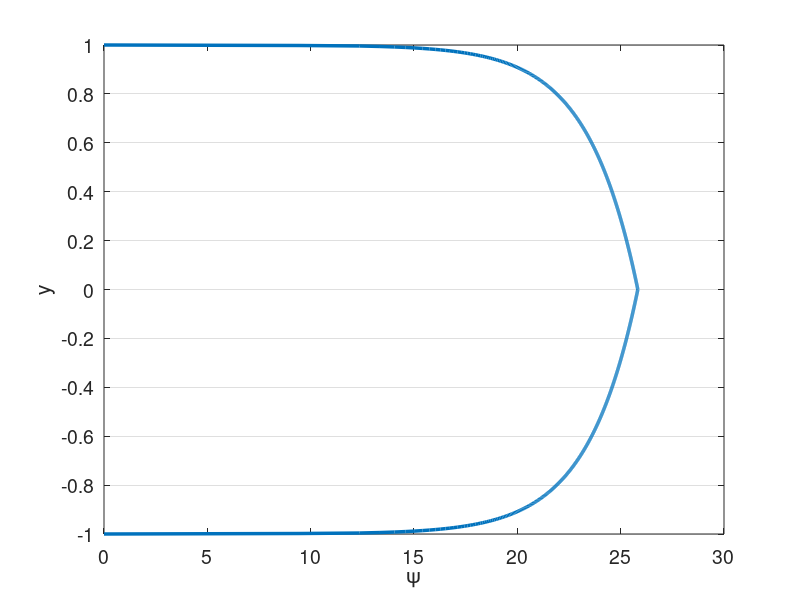

Source code (MATLAB): (Note: this script raises an error after producing the figure.)
% clc
clear all
close all


set(0,'DefaultAxesFontSize',14)
set(0,'defaultLineLineWidth',2.5)
% set(0,'DefaultFigureWindowStyle','docked')


linestyles = {'k-','b-','r-','g-','c-','m-','k--','b--','r--','g--','c--','m--','k-.','b-.','r-.','g-.','c-.','m-.','k:','b:','r:','g:','c:','m:'};
pointstyles = {'ko','bo','ro','go','co','mo','k^','b^','r^','g^','c^','m^','ks','bs','rs','gs','cs','ms','k*','b*','r*','g*','c*','m*','k+','b+','r+','g+','c+','m+'};
%%

%%%%%%%%%%%%%%%%%%%%%%%%%%%%%%%%%%%%%%%%%%%%%%%%%%%%%%%%%%%%%%%%%%
% Navier-Stokes Solver Demo (2D Channel)
%%%%%%%%%%%%%%%%%%%%%%%%%%%%%%%%%%%%%%%%%%%%%%%%%%%%%%%%%%%%%%%%%%

format compact;
format short; 
mu = 1/100000; %1/395; 1/6874;
rho = 1;
Re = rho/mu; 
dpdx = 1;
k_bc_val = 0;
omg_bc_val = 0;

%N=16; E=5; N1=N+1; nL=N1*N1*E;  % 16th order
N=4; % polynomial order  
Ex=1; % Number of elements in x
Ey=10; % Number of elements in y
Tfinal=300; 
CFL=20;
u_ic = Re;
pert = 0.0;
f_ic = @(x,y) 3/2*(1-y.^2);
% f_ic = @(x,y) 20*(1-y.^8);

rans_on = 1;
exp_mesh = 0;

soln_dir = "re10000";
plot_soln = 1;
save_soln = 0;
plot_int = 100;
save_soln_int = 1000;
restart = 0;
rst_step = 45000;

%% Enrichment information
en_on = 0;
N_en_y = 1; 
en_mag = 10;
% psi = {@(x,y) en_mag*(0.5*(1 - y.^2) + 0.*x), @(x,y) 0.*y + 0.*x};
% gpsi = {@(x,y) 0.*y + 0.*x, @(x,y) en_mag*(-1.*y + 0.*x), ...
%         @(x,y) 0.*y + 0.*x, @(x,y) 0.*y + 0.*x};
% hpsi = {@(x,y) 0.*y + 0.*x, @(x,y) en_mag*(-1 - 0.*y + 0.*x), ...
%         @(x,y) 0.*y + 0.*x, @(x,y) 0.*y + 0.*x};
    
% psi = {@(x,y) (0.5*(1 - y.^4) + 0.*x), @(x,y) 0.*y + 0.*x};
% gpsi = {@(x,y) 0.*y + 0.*x, @(x,y) (-2.*y.^3 + 0.*x), ...
%         @(x,y) 0.*y + 0.*x, @(x,y) 0.*y + 0.*x};
% hpsi = {@(x,y) 0.*y + 0.*x, @(x,y) (-6.*y.^2 + 0.*x), ...
%         @(x,y) 0.*y + 0.*x, @(x,y) 0.*y + 0.*x};
%    

    
% Law of the wall
u_tau = sqrt(0.316./(Re.^0.25)/8);
Re_t = u_tau/mu; %Re;
% u_tau = 1;
nu = 1/Re_t;
kap = 0.41;
beta = 5.2;
dypdy = u_tau/nu;
ypb = 11.062299784340414;
yp = @(y) (1-abs(y))*Re_t;
lotw = @(yp) (yp <= ypb).*yp + (yp > ypb).*(1./kap.*log(yp+eps)+beta);
psi = {@(x,y) (yp(y) <= ypb).*yp(y) + (yp(y) > ypb).*(1./kap.*log(yp(y)+eps)+beta) + 0.*x, @(x,y) 0.*y + 0.*x};
gpsi = {@(x,y) 0.*y + 0.*x,  @(x,y) ((yp(y) <= ypb).*1 + (yp(y) > ypb).*1/(kap*(yp(y)+eps)))*dypdy + 0.*x,...
        @(x,y) 0.*y + 0.*x, @(x,y) 0.*y + 0.*x};
hpsi = {@(x,y) 0.*y + 0.*x,  @(x,y) ((yp(y) <= ypb).*0 + (yp(y) > ypb).*-1./(kap*(yp(y)+eps).^2))*dypdy*dypdy + 0.*x,...
        @(x,y) 0.*y + 0.*x, @(x,y) 0.*y + 0.*x};
    

%% Plot psi
figure(5)
ys_plot = linspace(-1,1,1000);
plot(psi{1}(0,ys_plot),ys_plot)
xlabel('\psi')
ylabel('y')
set(gca, 'YGrid', 'on', 'XGrid', 'off')
yticks(linspace(-1,1,Ey+1));

psi_p = psi{1}(0,N_en_y*2/Ey-1);
dypsi_p1 = gpsi{2}(0,N_en_y*2/Ey-1);
dypsi_p2 = gpsi{2}(0,1-N_en_y*2/Ey);

%% Begin Solve
E=Ex*Ey; % Total number of elements
N1=N+1;
disp("Generating Matrices")
Q=makeq(Ex,Ey,N); % Global continuity
R=maker(Q,Ex,N); % Restriction matrix, applies Dirichlet conditions
[X,Y]=make_geom_channel(Ex,Ey,N);      % Geometry in local form
if exp_mesh
    [X,Y]=make_geom_channel_exp(Ex,Ey,N);      % Geometry in local form
end
en_b_nodes = get_en_bound_nodes(Ex,Ey,N,N_en_y);
dom_vol = (max(max(max(X)))-min(min(min(X))))*(max(max(max(Y)))-min(min(min(Y))));

Ys = zeros(Ey*length(Y(1,:,1)),1);
for i = 1:Ey
    Ys((i-1)*(N+1)+1:(i)*(N+1)) = Y(1,:,(i-1)*Ex+1);
end
        
[G,J,ML,RX]=make_coef(X,Y);
[Ah,Bh,Ch,Dh,z,w]=semhat(N);
[Gs, Gs_x, Gs_y] =  face_mats(X,Y,E,N);
Gs_c = R*Q'*apply_en_cont(Gs,en_b_nodes,psi_p);
Gsb = R*Q'*Gs*Q*R';


[n,nb]=size(R); 
nL=N1*N1*E;

Ab=spalloc(nL,nL,nL*N);    %  Generate Abar
for j=1:nL
    x=zeros(nL,1); 
    x(j)=1; 
    Ab(:,j)=abar_c(x,Dh,G,Q);  % assembled Neumann Operator
end
A_c=R*Q'*apply_en_cont(Ab,en_b_nodes,psi_p);
S_check=full(Ab);
Ab = Q'*Ab*Q;
A=R*Ab*R'; % Full stiffness matrix
Bb=reshape(ML,nL,1); % Form Mass matrix
Bb=diag(Bb); 
Bb=sparse(Bb); 
Ma=R*Q'*Bb*Q*R'; % Assembling mass matrix  % Full mass matrix
M_c = R*Q'*apply_en_cont(Bb,en_b_nodes,psi_p);


%% Form matrices for rans

[L_x,L_y,J_x,J_y] = dir_jac(E,X,Y);
w2d = w*w';
w1d = reshape(w2d,[N1*N1,1])';
[dphi_dxi, dphi_deta, dphi_dx, dphi_dy, dpdx_dpdx, dpdy_dpdy, dpdx_dpdy, ...
        dpdx_dpdx_flat, dpdy_dpdy_flat, dpdx_dpdy_flat] ...
    = get_phi_grads(N1,Dh,E,J_x,J_y);
dphi_dx_flat = reshape(dphi_dx,N1*N1,N1*N1,E);
dphi_dy_flat = reshape(dphi_dy,N1*N1,N1*N1,E);

w2d_e = zeros(N+1,N+1,E);
for ie = 1:E
    w2d_e(:,:,ie) = w2d*L_x(ie)/2*L_y(ie)/2;
end

% myA = zeros(N1*N1*E);
% for ie=1:E
%     for i=1:N1*N1
%         for j=1:N1*N1
%             myA((ie-1)*N1*N1+i,(ie-1)*N1*N1+j) = ... 
%                 sum(J(:,:,ie).*w2d.*dpdx_dpdx(:,:,i,j,ie) ...
%                + J(:,:,ie).*w2d.*dpdy_dpdy(:,:,i,j,ie),'All');           
%         end
%     end    
% end

A_x = form_Ax(N1,E,w2d,J_x,J,dpdx_dpdx,ones(size(J)));
A_y = form_Ay(N1,E,w2d,J_y,J,dpdy_dpdy,ones(size(J)));
A_xy = form_Axy(N1,E,w2d,J_x,J_y,J,dpdx_dpdy,ones(size(J)));


SS = zeros(N1,N1,E,2,2);
OS = zeros(N1,N1,E,2,2);
dudx = zeros(N1,N1,E);
dudy = zeros(N1,N1,E);
dvdx = zeros(N1,N1,E);
dvdy = zeros(N1,N1,E);
dkdx = zeros(N1,N1,E);
dkdy = zeros(N1,N1,E);
domgdx = zeros(N1,N1,E);
domgdy = zeros(N1,N1,E);

%%
M_check=full(Bb);

Ma_uv_check = zeros(2*nL);
Ma_uv_check(1:nL,1:nL) = M_check;
Ma_uv_check(nL+1:2*nL,nL+1:2*nL) = M_check;
A_uv_check = zeros(2*nL);
A_uv_check(1:nL,1:nL) = S_check;
A_uv_check(nL+1:2*nL,nL+1:2*nL) = S_check;

M_q = full(Ma);
S_q = full(A);


%%
% Assemble overall system matrices
nn = length(Ma); % number of nodes in the domain
Ma_uv = zeros(2*nn);
Ma_uv(1:nn,1:nn) = Ma;
Ma_uv(nn+1:2*nn,nn+1:2*nn) = Ma;
Ma_uv = sparse(Ma_uv);
A_uv = zeros(2*nn);
A_uv(1:nn,1:nn) = A;
A_uv(nn+1:2*nn,nn+1:2*nn) = A;
A_uv = sparse(A_uv);
ML_uv = zeros(2*(N+1),2*(N+1),E);
ML_uv(1:N+1,1:N+1,1:E) = ML;
ML_uv(N+2:2*(N+1),N+2:2*(N+1),1:E) = ML;
G_uv = zeros(2*nn);
G_uv(1:nn,1:nn) = Gsb;
G_uv(nn+1:2*nn,nn+1:2*nn) = Gsb;
G_uv = sparse(G_uv);



%% Assemble enrichment matrices
psi_xy{1} = psi{1}(X,Y);
psi_xy{2} = psi{2}(X,Y);
if en_on
    disp("Computing enrichment")
    [Mp,Sp,T1,T2,T1_alt,T1_alt2,Mp_alt,Sp_alt,z_en,w_en] = enrich_mats(X,Y,E,N,psi,gpsi,hpsi,J);
    nb = N1*N1;
    
    [L_x_e,L_y_e,Jac_e,gpsi_e,Jac_e_flat,gpsi_e_flat] =  precomp_en(X,Y,E,N,psi,gpsi,hpsi);  
        
    for is=1:2
        Mp_all{is} = zeros(nb*E,nb*E);
        Sp_all{is} = zeros(nb*E,nb*E);
        T1_all{is} = zeros(N+1,N+1,E);
        T2_all{is} = zeros(N+1,N+1,E);
        T1_alt_all{is} = zeros(N+1,N+1,E);
        T1_alt2_all{is} = zeros(N+1,N+1,E);
        Mp_alt_all{is} = zeros(nb*E,nb*E);
        Sp_alt_all{is} = zeros(nb*E,nb*E);
        
        T1_rs{is} = reshape(T1{is},[N+1,N+1,E]);
        T2_rs{is} = reshape(T2{is},[N+1,N+1,E]);
        T1_alt_rs{is} = reshape(T1_alt{is},[N+1,N+1,E]);
        T1_alt2_rs{is} = reshape(T1_alt2{is},[N+1,N+1,E]);
        
        % TODO: Assemble differently for different elements
        for iy = 1:Ey
            for ix = 1:Ex
                i = (iy-1)*Ex+ix;
                if ((iy <= N_en_y) || (iy > Ey-N_en_y))
                    Mp_all{is}((i-1)*nb+1:i*nb,(i-1)*nb+1:i*nb) = Mp{is}(:,:,i);
                    Sp_all{is}((i-1)*nb+1:i*nb,(i-1)*nb+1:i*nb) = Sp{is}(:,:,i);
                    T1_all{is}(:,:,i) = T1_rs{is}(:,:,i); 
                    T2_all{is}(:,:,i) = T2_rs{is}(:,:,i);
                    T1_alt_all{is}(:,:,i) = T1_alt_rs{is}(:,:,i); 
                    T1_alt2_all{is}(:,:,i) = T1_alt2_rs{is}(:,:,i); 
                end                
            end
        end
        %%
        if is == 1
            Mp_check_1 = full(Mp_all{is});
            Sp_check_1 = full(Sp_all{is});
            T1_check_1 = full(T1_all{is});
            T2_check_1 = full(T2_all{is});
            Mp_check_2 = zeros(size(Mp_all{is}));
            Sp_check_2 = zeros(size(Mp_all{is}));
            T1_check_2 = zeros(size(Mp_all{is}));
            T2_check_2 = zeros(size(Mp_all{is}));
        elseif is == 2
            Mp_check_2 = full(Mp_all{is});
            Sp_check_2 = full(Sp_all{is});
            T1_check_2 = full(T1_all{is});
            T2_check_2 = full(T2_all{is});
        end
        %%
        Mp_all{is} = sparse(Mp_all{is});        
        Mp_all_c{is} = R*Q'*apply_en_cont(Mp_all{is},en_b_nodes,psi_p);
        Mp_all{is} = R*Q'*Mp_all{is}*Q*R';
        Sp_all{is} = sparse(Sp_all{is});
        Sp_all_c{is} = R*Q'*apply_en_cont(Sp_all{is},en_b_nodes,psi_p);
        Sp_all_Q{is} = Q'*Sp_all{is}*Q;
        Sp_all{is} = R*Q'*Sp_all{is}*Q*R';
        
        Mp_alt_all{is} = sparse(Mp_alt_all{is});        
        Mp_alt_all_c{is} = R*Q'*apply_en_cont(Mp_alt_all{is},en_b_nodes,psi_p);
        Mp_alt_all{is} = R*Q'*Mp_alt_all{is}*Q*R';   
    end
    
    Mp_uv = zeros(2*nn);
    Sp_uv = zeros(2*nn);
    Mp_uv(1:nn,1:nn) = Mp_all{1};
    Mp_uv(1:nn,nn+1:2*nn) = Mp_all{2};
    Sp_uv(1:nn,1:nn) = Sp_all{1};
    Sp_uv(nn+1:2*nn,nn+1:2*nn) = Sp_all{1};
    
    %%
    Mp_uv_check = zeros(2*nL);
    Mp_uv_check(1:nL,1:nL) = Mp_check_1;
    Mp_uv_check(1:nL,nL+1:2*nL) = Mp_check_2;
    Sp_uv_check(1:nL,1:nL) = Sp_check_1;
    Sp_uv_check(nL+1:2*nL,nL+1:2*nL) = Sp_check_1;
    Mp_q_1 = full(Mp_all{1});
    Sp_q_1 = full(Sp_all{1});
    
    Mp_q_2 = full(Mp_all{2});
    Sp_q_2 = full(Sp_all{2});
    %%

    Mp_uv = sparse(Mp_uv);
    Sp_uv = sparse(Sp_uv);   
end

%%

dxmin=pi*(z(N1)-z(N))/(2*Ex); % Get min dx for CFL constraint
dt=CFL*dxmin/u_ic; 

dt = 1e-3;
nstep=ceil(Tfinal/dt); 
dt=Tfinal/nstep; 
% Print information
nstep
dt
yp1 = (1+Y(1,2))*Re

disp("Computing inverse")
Ai=pinv(full(Ab)); 

disp("Setting Initial Conditions")
% Initial conditions
u=u_ic*ones(size(ML)); 
v=0*ML;
k=k_bc_val*ones(size(ML));
omg=omg_bc_val*ones(size(ML));

for e = 1:E
    for i = 1:N+1
        for j = 1:N+1
            u(i,j,e) = f_ic(X(i,j,e),Y(i,j,e))+pert*rand()*u_ic;
            v(i,j,e) = v(i,j,e)+pert*rand()*u_ic;
            if en_on
                if ((e <= Ex*N_en_y) || (e > (Ey-N_en_y)*Ex))
                    u(i,j,e) = u(i,j,e) - psi{1}(X(i,j,e),Y(i,j,e));
                    v(i,j,e) = v(i,j,e) - psi{2}(X(i,j,e),Y(i,j,e));
                end
            end
        end
    end
end

darcy = 0.316./(Re.^0.25);
u_tau = sqrt(darcy/8);
% u_tau = 1;
% u_tau = sqrt(0.316./(Re.^0.25)/8);
Yp = max((1-abs(Y))*u_tau*Re,1e-3)+eps;
sigma = 0.6;
fact = exp((-(log10(Yp)-1).^2)./(2*sigma.^2));
k = k_bc_val + 4.5*u_tau*u_tau*fact;

eps_s = 3;
omg_bc_val = 0; %40000*u_tau.^2/(mu*eps_s.^2);
omg = omg_bc_val + 0.5*Re*u_tau*u_tau*fact;

% u = apply_en_cont_soln(u,en_b_nodes,psi_p);
u1_0=u; u2_0=u; u3_0=u; fx3_0=u; fx2_0=u; fx1_0=u; u_0 = u;
v1_0=v; v2_0=v; v3_0=v; fy3_0=v; fy2_0=v; fy1_0=v; v_0 = v;
u1=u; u2=u; u3=u; fx3=u; fx2=u; fx1=u;
v1=v; v2=v; v3=v; fy3=v; fy2=v; fy1=v;
k1=k; k2=k; k3=k; fk3=k; fk2=k; fk1=k;
omg1=omg; omg2=omg; omg3=omg; fomg3=omg; fomg2=omg; fomg1=omg;

F = dpdx*ones(size(ML));
% Fb=reshape(ML.*F,nL,1); %% Output
% 
% Fb=Bb\(Q'*Fb);  

uv = [u;v];

%%
uv_ic_check = uv;

%% Setup BC if nonzero
% u_bc = ones(size(u)).*((Y==1)+(Y==-1));
% u_bc = reshape(ML.*u_bc,nL,1);
% u_bc = Bb\(Q'*u_bc);

k_bc = k_bc_val.*ones(size(k));
k_bc = reshape(ML.*k_bc,nL,1);
k_bc = (Q'*Bb*Q)\(Q'*k_bc);

omg_bc = omg_bc_val.*ones(size(omg));
omg_bc = reshape(ML.*omg_bc,nL,1);
omg_bc = (Q'*Bb*Q)\(Q'*omg_bc);

avg_u = sum(u.*w2d_e,'All')/dom_vol;
%%
disp("Timestepping")
step = 1;
if (restart == 1)
   fname = strcat(soln_dir,"/soln_Re_",num2str(Re),"_P_",num2str(N),"_",num2str(Ex),"x",num2str(Ey),"_step_",num2str(rst_step),".mat");
   load(fname);
   step = rst_step;
end

plot1 = 1;
time = 0;
plot1 = post_channel(N,Ex,Ey,w,X,Y,Ys,en_on,step,time,u,psi_xy,N_en_y,plot1);
if save_soln
    mkdir(soln_dir);
end
%%
% psi_len = length(M_c);
% psi_c = zeros(psi_len,1);
% psi_c(1:psi_len/2) = -1*ones(psi_len/2,1)*psi_p;
% psi_c(psi_len/2+1:psi_len) = 1*ones(psi_len/2,1)*psi_p;

while step <= nstep
    
    
    %% Form S
    u_flat = reshape(u,N1*N1,E);
    v_flat = reshape(v,N1*N1,E);
    k_flat = reshape(k,N1*N1,E);
    omg_flat = reshape(omg,N1*N1,E);

    
    for ie = 1:E
        dudx(:,:,ie) = reshape(dphi_dx_flat(:,:,ie)*u_flat(:,ie),N1,N1);
        dvdx(:,:,ie) = reshape(dphi_dx_flat(:,:,ie)*v_flat(:,ie),N1,N1);
        dudy(:,:,ie) = reshape(dphi_dy_flat(:,:,ie)*u_flat(:,ie),N1,N1);
        dvdy(:,:,ie) = reshape(dphi_dy_flat(:,:,ie)*v_flat(:,ie),N1,N1);
        dkdx(:,:,ie) = reshape(dphi_dx_flat(:,:,ie)*k_flat(:,ie),N1,N1);
        dkdy(:,:,ie) = reshape(dphi_dy_flat(:,:,ie)*k_flat(:,ie),N1,N1);
        domgdx(:,:,ie) = reshape(dphi_dx_flat(:,:,ie)*omg_flat(:,ie),N1,N1);
        domgdy(:,:,ie) = reshape(dphi_dy_flat(:,:,ie)*omg_flat(:,ie),N1,N1);
    end
    
    if en_on
        dudx = dudx + gpsi_e{1};
        dudy = dudy + gpsi_e{2};
        dvdx = dvdx + gpsi_e{3}; % Doesn't matter given assumptions
        dvdy = dvdy + gpsi_e{4}; % Doesn't matter given assumptions
    end
    
    SS(:,:,:,1,1) = 1/2*(dudx+dudx);
    SS(:,:,:,1,2) = 1/2*(dudy+dvdx);
    SS(:,:,:,2,1) = 1/2*(dvdx+dudy);
    SS(:,:,:,2,2) = 1/2*(dvdy+dvdy);
    OS(:,:,:,1,1) = 1/2*(dudx-dudx);
    OS(:,:,:,1,2) = 1/2*(dudy-dvdx);
    OS(:,:,:,2,1) = 1/2*(dvdx-dudy);
    OS(:,:,:,2,2) = 1/2*(dvdy-dvdy);
    

    %% Get rans values
    [mu_t,gam_k,gam_omg,G_k,G_omg,Y_k,Y_omg,S_k,S_omg,R1,R2,R3,omg_w] ...
        = get_rans_coeffs(rho,mu,k,omg,SS,OS,dkdx,dkdy,domgdx,domgdy,Y,u,v);
    if ~rans_on
        mu_t = zeros(size(mu_t));
    end
    Re_t = rho./(mu_t+eps);
    Re_comb = rho./(mu*ones(size(mu_t))+mu_t);
    Re_k = rho./gam_k;
    Re_omg = rho./gam_omg;
    %% Timestepping
    time=step*dt;
    if step==1; b0=1.0;    b= [ -1 0 0 ]';       a=[ 1  0 0 ]'; end
    if step==2; b0=1.5;    b=([ -4 1 0 ]')./2;   a=[ 2 -1 0 ]'; end
    if step>=3; b0=11./6.; b=([ -18 9 -2 ]')./6; a=[ 3 -3 1 ]'; end
% 
%     % Compute A
    [A_x_full,A_y_full,A_xy_full] = form_Ax_Ay_Axy(N1,E,w1d,J,dpdx_dpdx_flat,dpdy_dpdy_flat,dpdx_dpdy_flat,Re_comb);
    A_x = R*Q'*A_x_full*Q*R';
    A_y = R*Q'*A_y_full*Q*R';
    A_xy = R*Q'*A_xy_full*Q*R';
    A_uv = zeros(2*nn);
    A_uv(1:nn,1:nn) = 2*A_x+A_y+A_xy;
    A_uv(nn+1:2*nn,nn+1:2*nn) = A_x+2*A_y+A_xy';
    A_uv = sparse(A_uv);
    
%     if step>=3
        if en_on
            A_full = 2*A_x_full+A_y_full+A_xy_full;
            A_c=R*Q'*apply_en_cont(A_full,en_b_nodes,psi_p);
%             H_x=(Ma + A*dt/(b0*Re) + dt/b0*(Mp_all{1} + Sp_all{1}));
%             H_y=(Ma + A*dt/(b0*Re));
%             [LH_x,UH_x]=lu(H_x);
%             [LH_y,UH_y]=lu(H_y);
            terms_x = 1/Re*(T1_all{1})+T2_all{1};
            terms_y = 1/Re*(T1_all{2})+T2_all{2};
            
            T1_comp = 1/Re*reshape(T1_alt_all{1},nL,1);
            [T1_new] = form_T1_psi(E,N,w1d,Jac_e_flat,dphi_dy_flat,gpsi_e_flat,Re_comb,N_en_y);
            
            T1_rhs = (dt/b0)*R*Q'*reshape(T1_new,nL,1);
            
            H_uv = (Ma_uv + (A_uv)*dt/(b0) + dt/b0*(Mp_uv + Sp_uv));
            H_c = (M_c + (A_c)*dt/(b0) + dt/b0*(Mp_all_c{1}+Sp_all_c{1}));
%             H_q = full(H_uv);
            rhs_c = (H_c);
            [LH_uv,UH_uv]=lu(H_uv);
            
            if rans_on
                [A_x_k,A_y_k] = form_Ax_Ay(N1,E,w1d,J,dpdx_dpdx_flat,dpdy_dpdy_flat,Re_k);
                A_k = R*Q'*(A_x_k + A_y_k)*Q*R';
                Ab_k = Q'*(A_x_k + A_y_k)*Q;
                H_k=(Ma+A_k*dt/(b0)+dt/b0*Sp_all{1});
                H_k_bar = (Q'*Bb*Q+ Ab_k*dt/(b0)+dt/b0*Sp_all_Q{1});
        
                [LH_k,UH_k]=lu(H_k);
        
                % Assuming Re_omg=Re_k
                H_omg = H_k;
                H_omg_bar = H_k_bar;
                LH_omg = LH_k;
                UH_omg = UH_k;
            end
        else
%             H=(Ma + A*dt/(b0*Re));
%             [LH_x,UH_x]=lu(H);
%             LH_y = LH_x;
%             UH_y = UH_x;

            terms_x = zeros(N+1,N+1,E);
            terms_y = zeros(N+1,N+1,E);
            T1_rhs = 0;
            
            H_uv = (Ma_uv + (A_uv)*dt/(b0));
%             H_check = (Ma_uv_check + A_uv_check*dt/(b0*Re)); 
            rhs_c = zeros(size(Ma(:,1)));
            [LH_uv,UH_uv]=lu(H_uv);
            
%             Hbar=(Bb+ Ab*dt/(b0*Re));
            if rans_on
                [A_x_k,A_y_k] = form_Ax_Ay(N1,E,w1d,J,dpdx_dpdx_flat,dpdy_dpdy_flat,Re_k);
                A_k = R*Q'*(A_x_k + A_y_k)*Q*R';
                Ab_k = Q'*(A_x_k + A_y_k)*Q;
                H_k=(Ma+A_k*dt/(b0));
                H_k_bar = (Q'*Bb*Q+ Ab_k*dt/(b0));
        
                [LH_k,UH_k]=lu(H_k);
        
                % Assuming Re_omg=Re_k
                H_omg = H_k;
                H_omg_bar = H_k_bar;
                LH_omg = LH_k;
                UH_omg = UH_k;
            end
        end
        
        b0i=1./b0;
%     end % Viscous op
    

    
 
    %% uv version
    
%   Nonlinear step - unassembled, not multiplied by mass matrix

    fx1_0 = F;
    fy1_0 = zeros(size(F));
    rx_0 = a(1)*fx1_0   + a(2)*fx2_0   + a(3)*fx3_0;
    ry_0 = a(1)*fy1_0   + a(2)*fy2_0   + a(3)*fy3_0;
    fx3_0=fx2_0; fx2_0=fx1_0; 
    fy3_0=fy2_0; fy2_0=fy1_0; 
    rx_0  = dt*rx_0 - (b(1)*u_0+b(2)*u2_0+b(3)*u3_0); u3_0=u2_0; u2_0=u_0; % Add BDF terms
    ry_0  = dt*ry_0 - (b(1)*v_0+b(2)*v2_0+b(3)*v3_0); v3_0=v2_0; v2_0=v_0; % Add BDF terms
    ut_0  = b0i*rx_0; 
    vt_0  = b0i*ry_0; 
    [uL_0,vL_0,pr_0]=pressure_project(ut_0,vt_0,Ai,Q,ML,RX,Dh); % Div-free velocity
    pr_0 = (b0/dt)*pr_0;
    u_rhs_0=R*(Q'*reshape(ML.*uL_0,nL,1));
    v_rhs_0=R*(Q'*reshape(ML.*vL_0,nL,1));
    u_rhs_0 = u_rhs_0 + T1_rhs;
    uv_0 = [u_rhs_0+rhs_c;v_rhs_0];
    uv_0=UH_uv\(LH_uv\uv_0);
    
    u_0 = uv_0(1:nn);
    v_0 = uv_0(nn+1:2*nn);
    u_0=Q*(R'*u_0);
    if en_on
        u_0 = apply_en_cont_soln(Ey,N_en_y,en_b_nodes,u_0,psi_p);
    end
    u_0=reshape(u_0,N1,N1,E);
    v_0=Q*(R'*v_0);
    v_0=reshape(v_0,N1,N1,E);
    
    %%

    fx1 = -convl(u,RX,Dh,u,v); % + F; % du = Cu  
    fy1 = -convl(v,RX,Dh,u,v); % dv = Cv
    fk1 = -convl(k,RX,Dh,u,v) + G_k - Y_k + S_k; % dk = Ck
    fomg1 = -convl(omg,RX,Dh,u,v) + G_omg - Y_omg + S_omg + R1 + R2 + R3; % domg = Comg
    
    %%

    rx   = a(1)*fx1   + a(2)*fx2   + a(3)*fx3; % kth-order extrapolation
    ry   = a(1)*fy1   + a(2)*fy2   + a(3)*fy3;
    rk   = a(1)*fk1   + a(2)*fk2   + a(3)*fk3;
    romg = a(1)*fomg1 + a(2)*fomg2 + a(3)*fomg3;

    fx3=fx2; fx2=fx1; 
    fy3=fy2; fy2=fy1; 
    fk3=fk2; fk2=fk1;
    fomg3=fomg2; fomg2=fomg1;

    rx  = dt*rx - (b(1)*u+b(2)*u2+b(3)*u3); u3=u2; u2=u; % Add BDF terms
    ry  = dt*ry - (b(1)*v+b(2)*v2+b(3)*v3); v3=v2; v2=v; %     and
    rk  = dt*rk - (b(1)*k+b(2)*k2+b(3)*k3); k3=k2; k2=k;
    romg = dt*romg - (b(1)*omg+b(2)*omg2+b(3)*omg3); omg3=omg2; omg2=omg;
    
    ut  = b0i*rx; 
    vt  = b0i*ry; 
    k   = b0i*rk;
    omg = b0i*romg;

%   uL=ut; vL=vt;
    [uL,vL,pr]=pressure_project(ut,vt,Ai,Q,ML,RX,Dh); % Div-free velocity
    pr = (b0/dt)*pr;
    

    %%

    %   Set RHS.                 %Viscous update. %  Convert to local form.
%     u=R*(Q'*reshape(ML.*uL,nL,1)-Hbar*u_bc);
    u_rhs=R*(Q'*reshape(ML.*uL,nL,1));
    v_rhs=R*(Q'*reshape(ML.*vL,nL,1));
    
    if rans_on
        k_rhs=R*(Q'*reshape(ML.*k,nL,1));%-H_k_bar*k_bc);
        omg_rhs=R*(Q'*reshape(ML.*omg,nL,1));%-H_omg_bar*omg_bc);
    end
    
    u_rhs = u_rhs + T1_rhs;
    
    %%
    
    % Solve k and omg first
    if rans_on
        k = UH_k\(LH_k\k_rhs);
        omg = UH_omg\(LH_omg\omg_rhs);
        k=Q*(R'*k);%+k_bc);
        omg=Q*(R'*omg);%+omg_bc);
        k=reshape(k,N1,N1,E);
        omg=reshape(omg,N1,N1,E);
%         mu_t = rho.*k./(omg_w+omg);
%         
%         % recompute matrices for uv 
%         Re_t = rho./(mu_t+eps);
%         Re_comb = rho./(mu*ones(size(mu_t))+mu_t*rans_on);
%         
%         [A_x_full,A_y_full,A_xy_full] = form_Ax_Ay_Axy(N1,E,w1d,J,dpdx_dpdx_flat,dpdy_dpdy_flat,dpdx_dpdy_flat,Re_comb);
%         A_x = R*Q'*A_x_full*Q*R';
%         A_y = R*Q'*A_y_full*Q*R';
%         A_xy = R*Q'*A_xy_full*Q*R';
%         A_uv = zeros(2*nn);
%         A_uv(1:nn,1:nn) = 2*A_x+A_y+A_xy;
%         A_uv(nn+1:2*nn,nn+1:2*nn) = A_x+2*A_y+A_xy';
%         A_uv = sparse(A_uv);
%         
%         H_uv = (Ma_uv + (A_uv)*dt/(b0));
%         %             H_check = (Ma_uv_check + A_uv_check*dt/(b0*Re));
%         rhs_c = zeros(size(Ma(:,1)));
%         [LH_uv,UH_uv]=lu(H_uv);
    end
    
    uv = [u_rhs+rhs_c;v_rhs];
    uv=UH_uv\(LH_uv\uv);
 

    
    u = uv(1:nn);
    v = uv(nn+1:2*nn);
    u=Q*(R'*u);
    if en_on
        u = apply_en_cont_soln(Ey,N_en_y,en_b_nodes,u,psi_p);
    end
    u=reshape(u,N1,N1,E);
    v=Q*(R'*v);
    v=reshape(v,N1,N1,E);
    
    
    % Integrate domain
    avg_u = sum(u.*w2d_e,'All')/dom_vol;
    avg_u_0 = sum(u_0.*w2d_e,'All')/dom_vol;
    alpha_0 = (1-avg_u)/avg_u_0;
    
    u = u + alpha_0*u_0;
    v = v + alpha_0*v_0;
    pr = pr + alpha_0*pr_0;
        
    
%% Output
    if mod(step,plot_int)==0 && plot_soln
        [plot1,u_mean] = post_channel(N,Ex,Ey,w,X,Y,Ys,en_on,step,time,u,psi_xy,N_en_y,plot1);
%         avg_u = sum(u.*w2d_e,'All')/dom_vol
    end
    if mod(step,save_soln_int)==0 && save_soln
        disp(step)
        fname = strcat(soln_dir,"/soln_Re_",num2str(Re),"_P_",num2str(N),"_",num2str(Ex),"x",num2str(Ey),"_step_",num2str(step),".mat");
        save(fname); %,"u","v","pr","psi","gpsi","hpsi","N","Ex","Ey","en_on","time","psi_xy","N_en_y","w","X","Y","Ys","Re","pert","k","omg","mu_t","k_bc","omg_bc","rho","u_0","v_0","pr_0");
    end
    if isnan(u(1,2))
        step
        time
        return
    end
    
    step = step + 1;
end
if  plot_soln
    [plot1,u_mean] = post_channel(N,Ex,Ey,w,X,Y,Ys,en_on,step,time,u,psi_xy,N_en_y,plot1);
    avg_u = sum(u.*w2d_e,'All')/dom_vol
end
if  save_soln
    fname = strcat(soln_dir,"/soln_Re_",num2str(Re),"_P_",num2str(N),"_",num2str(Ex),"x",num2str(Ey),"_step_",num2str(step),".mat");
    save(fname);
    %         ,"u","v","pr","psi","gpsi","hpsi","N","Ex","Ey","en_on","time","psi_xy","N_en_y","w","X","Y","Ys","Re","pert",...
    %             "k","omg","mu_t","k_bc","omg_bc","rho","fk1","fk2","fk3","fomg1","fomg2","fomg3","fx1","fx2","fx3","fy1","fy2","fy3",...
    %             "fx1_0","fx2_0","fx3_0","fy1_0","fy2_0","fy3_0","pr_0","u_0","v_0","u1","u2","u3","v1","v2","v3","k1","k2","k3","omg1","omg2","omg3");
end
